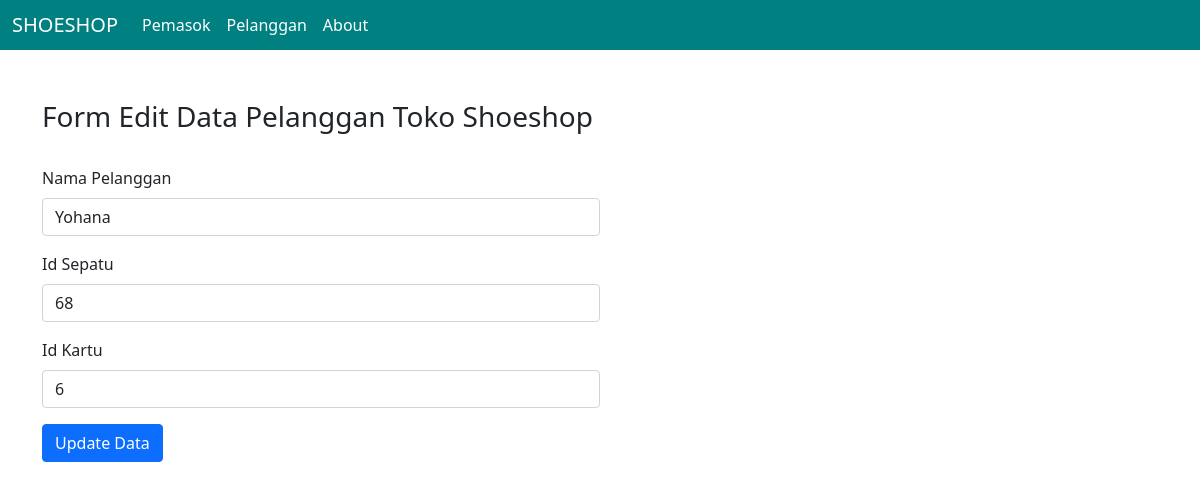
Page /editPelanggan.php?id_pelanggan=27 on the committed database.
### tables this page shows
CREATE TABLE `pelanggan` (
  `id_pelanggan` int(11) NOT NULL,
  `nama_pelanggan` varchar(200) NOT NULL,
  `id_sepatu` int(11) NOT NULL,
  `id_kartu` int(11) DEFAULT NULL
);

CREATE TABLE `barang` (
  `id_sepatu` int(11) NOT NULL,
  `merek_sepatu` varchar(128) NOT NULL,
  `jenis_sepatu` varchar(128) NOT NULL,
  `no_sepatu` int(11) NOT NULL,
  `harga_sepatu` int(11) NOT NULL,
  `id_pemasok` int(11) NOT NULL
);

CREATE TABLE `kartu_member` (
  `id_kartu` int(11) NOT NULL,
  `level` varchar(200) NOT NULL,
  `potongan_harga` int(11) NOT NULL
);

### editPelanggan.php (the view, shortened to what this page needs)
<!DOCTYPE html>
<html lang="en">
<head>
    <link href="https://cdn.jsdelivr.net/npm/bootstrap@5.0.2/dist/css/bootstrap.min.css" rel="stylesheet">
</head>
<body>
    <?php
    include_once('koneksi.php');
    $idPlg = $_GET['id_pelanggan'];
    $pelanggan = mysqli_query($koneksi, "SELECT * FROM pelanggan WHERE id_pelanggan = '$idPlg'");
    while($plg = mysqli_fetch_array($pelanggan)){
      $nama = $plg['nama_pelanggan'];
      $sepatu = $plg['id_sepatu'];
      $kartu = $plg['id_kartu'];
    };
    $sepatu_array = mysqli_query($koneksi, "SELECT * FROM barang");
    $array_kartu = mysqli_query($koneksi, "SELECT * FROM  kartu_member");
    ?>
    <nav class="navbar fixed-top navbar-expand-lg navbar-dark scrolling-navbar" style="background-color: teal; height:50px">
    <div class="container-fluid">
    <a class="navbar-brand" href="index.php">SHOESHOP</a>
    <div class="collapse navbar-collapse" id="navbarSupportedContent">
      <ul class="navbar-nav me-auto mb-2 mb-lg-0">
        <li class="nav-item">
          <a class="nav-link active" aria-current="page" href="pemasok.php">Pemasok</a>
        </li>
        <li class="nav-item">
          <a class="nav-link active" aria-current="page" href="pelanggan.php">Pelanggan</a>
        </li>
        <li class="nav-item">
          <a class="nav-link active" aria-current="page" href="about.php">About</a>
        </li>
      </ul>
    </div>
  </div>
    </nav>
    <div class="container" style="margin-top:100px;">
    <div class="col-6">
    <h3>Form Edit Data Pelanggan Toko Shoeshop</h3>
    <br>
    <form action="" method="post">
        <div class="mb-3">
            <label for="nama_pelanggam" class="form-label">Nama Pelanggan</label>
            <input type="text" class="form-control" id="nama_pelanggam" name="nama" value="<?php echo  $nama ?>">
        </div>
        <div class="mb-3">
          <label for="id_sepatu" class="form-label">Id Sepatu</label>
              <select name="id_sepatu" class="form-control">
                  <?php
                     while($id = mysqli_fetch_array($sepatu_array)) {
                      echo "
                          <option ".($id['id_sepatu'] == $sepatu ? 'selected' : '')."
                          value=".$id['id_sepatu'].">".$id['id_sepatu']."
                          </option>
                      ";
                  }
                  ?>
              </select>
        </div>
        <div class="mb-3">
          <label for="id_kartu" class="form-label">Id Kartu</label>
              <select name="id_kartu" class="form-control">
                  <?php
                      while($idKartu = mysqli_fetch_array($array_kartu)) {
                          echo "
                              <option ".($idKartu['id_kartu'] == $kartu ? 'selected' : '')."
                              value=".$idKartu['id_kartu'].">".$idKartu['id_kartu']."
                              </option>";
                      }
                  ?>;
              </select>
        </div>
        <button class="btn btn-primary" type="submit" name="submit">
            Update Data
        </button>
      </form>
    </div>
    <br>
</body>
</html>

### rows in the picture
pelanggan: nama "Yohana", id_sepatu "68", id_kartu "6"
